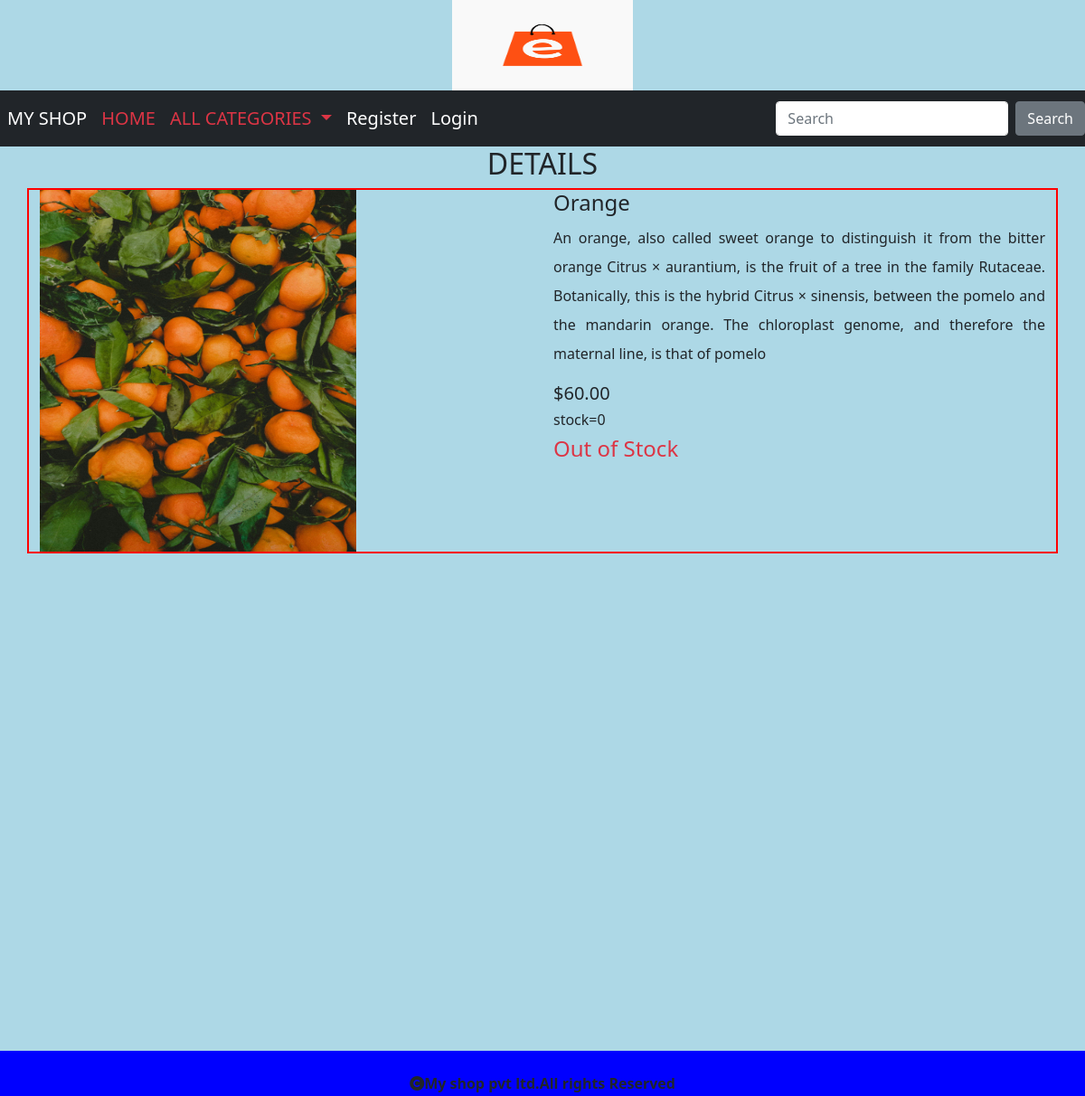
/detail/3, run on the app's committed database.
### shop/models.py (models this page shows, shortened)
class Product(models.Model):
    name=models.CharField(max_length=20)
    desc=models.TextField()
    image=models.ImageField(upload_to='shop/images',null=True,blank=True)
    price=models.DecimalField(max_digits=10,decimal_places=2)
    stock=models.IntegerField()
    available=models.BooleanField(default=True)
    created=models.DateTimeField(auto_now_add=True)   #only one time when we created a new record
    updated=models.DateTimeField(auto_now_add=True) #everytime when we update record
    category=models.ForeignKey(Category,on_delete=models.CASCADE)

### shop/views.py (the view)
# urls.py: path('detail/<int:p>',views.showdetails,name="details"),
def showdetails(request,p):
     p=Product.objects.get(id=p)
     return render(request,'detail.html',{'p':p})

### cart/context_processors.py (called while the page is built, shortened)
def total(request):
    count=0
    return {'count':count}

### shop/context_processors.py (called while the page is built)
def links(request):
    c=Category.objects.all()
    return{'links':c}

### templates/detail.html
{% extends 'base.html' %}
{% load static %}
{% block content %}
<center>
    <h2>DETAILS</h2>
</center>
<div class="container mt-2" style="border:2px solid red;">
    <div class="row">
        <div class="col-sm-6 ">
            <img src="{{p.image.url}}" height="400px" width="350px">
        </div>
        <div class="col-sm-6 " >
            <h4>{{p.name}}</h4>
            <p style="text-align:justify;line-height:2;text-info;">{{p.desc}}</p>
            <h5>${{p.price}}</h5>
            <h6>stock={{p.stock}}</h6>
            {% if user.is_superuser == True %}
            {% if p.stock > 0 %}
            <h4 class="text-success">Product in stock</h4>
            <a href="{% url 'admin:index' %}" class="btn btn-primary mt-4" style="width:300px;">Add stock</a>
            {% else %}
            <h4 class="text-success">Product Out of stock</h4>
            <a href="{% url 'admin:index' %}" class="btn btn-primary mt-4" style="width:300px;">Add stock</a>
            {% endif %}
            {% else %}
            {% if p.stock > 0 %}
            <a href="{% url 'cart:addtocart' p.id %}" class='btn btn-danger mt-4' style="width:200px;">ADD TO CART</a>
            {% else %}
            <h4 class="text-danger">Out of Stock</h4>
            {% endif %}
            {% endif %}
        </div>
    </div>
</div>
{% endblock %}

### static/css/style.css (style rules this page uses)
body { background-color:lightblue; }

### data on the page
Product: image (picture), name "Orange", desc "An orange, also called sweet orange to distinguish it from the bitter orange Citrus × aurantium, is the fruit of a tree in the family Rutaceae. Botanically, this is the hybrid Citrus × sinensis, between the pomelo and the mandarin orange. The chloroplast genome, and therefore the maternal line, is that of pomelo", price "60.00", stock "0"
